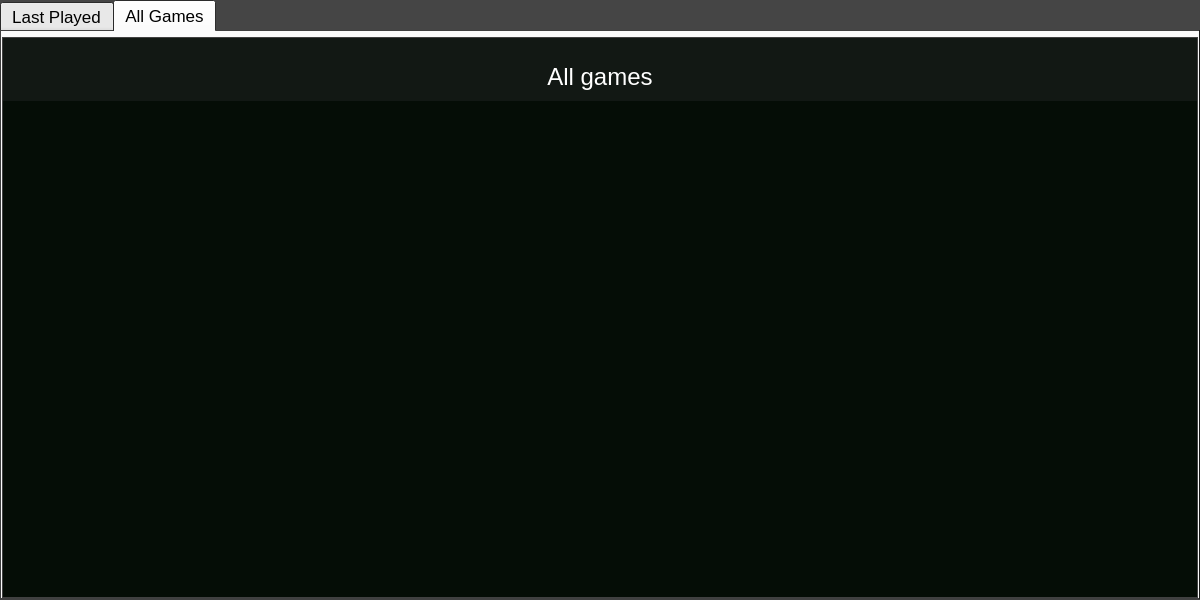
<?xml version="1.0" encoding="UTF-8"?>
<ui version="4.0">
 <class>MainWindow</class>
 <widget class="QMainWindow" name="MainWindow">
  <property name="geometry">
   <rect>
    <x>0</x>
    <y>0</y>
    <width>1200</width>
    <height>600</height>
   </rect>
  </property>
  <property name="maximumSize">
   <size>
    <width>16777215</width>
    <height>16777215</height>
   </size>
  </property>
  <property name="palette">
   <palette>
    <active>
     <colorrole role="Window">
      <brush brushstyle="SolidPattern">
       <color alpha="200">
        <red>18</red>
        <green>18</green>
        <blue>18</blue>
       </color>
      </brush>
     </colorrole>
    </active>
    <inactive>
     <colorrole role="Window">
      <brush brushstyle="SolidPattern">
       <color alpha="200">
        <red>18</red>
        <green>18</green>
        <blue>18</blue>
       </color>
      </brush>
     </colorrole>
    </inactive>
    <disabled>
     <colorrole role="Base">
      <brush brushstyle="SolidPattern">
       <color alpha="200">
        <red>18</red>
        <green>18</green>
        <blue>18</blue>
       </color>
      </brush>
     </colorrole>
     <colorrole role="Window">
      <brush brushstyle="SolidPattern">
       <color alpha="200">
        <red>18</red>
        <green>18</green>
        <blue>18</blue>
       </color>
      </brush>
     </colorrole>
    </disabled>
   </palette>
  </property>
  <property name="windowTitle">
   <string>Games Vault</string>
  </property>
  <property name="windowOpacity">
   <double>0.950000000000000</double>
  </property>
  <property name="styleSheet">
   <string notr="true"/>
  </property>
  <widget class="QWidget" name="centralwidget">
   <property name="minimumSize">
    <size>
     <width>25</width>
     <height>25</height>
    </size>
   </property>
   <property name="baseSize">
    <size>
     <width>0</width>
     <height>0</height>
    </size>
   </property>
   <layout class="QHBoxLayout" name="horizontalLayout_7" stretch="0">
    <property name="spacing">
     <number>0</number>
    </property>
    <property name="leftMargin">
     <number>0</number>
    </property>
    <property name="topMargin">
     <number>0</number>
    </property>
    <property name="rightMargin">
     <number>0</number>
    </property>
    <property name="bottomMargin">
     <number>0</number>
    </property>
    <item>
     <widget class="QTabWidget" name="tabWidget">
      <property name="font">
       <font>
        <pointsize>13</pointsize>
       </font>
      </property>
      <property name="currentIndex">
       <number>1</number>
      </property>
      <property name="elideMode">
       <enum>Qt::ElideNone</enum>
      </property>
      <property name="usesScrollButtons">
       <bool>true</bool>
      </property>
      <property name="tabsClosable">
       <bool>false</bool>
      </property>
      <property name="movable">
       <bool>true</bool>
      </property>
      <widget class="QWidget" name="Last_played">
       <property name="font">
        <font>
         <pointsize>12</pointsize>
        </font>
       </property>
       <attribute name="title">
        <string>Last Played</string>
       </attribute>
       <layout class="QVBoxLayout" name="verticalLayout_5">
        <property name="spacing">
         <number>0</number>
        </property>
        <property name="leftMargin">
         <number>0</number>
        </property>
        <property name="topMargin">
         <number>5</number>
        </property>
        <property name="rightMargin">
         <number>0</number>
        </property>
        <property name="bottomMargin">
         <number>0</number>
        </property>
        <item>
         <widget class="QScrollArea" name="scrollArea">
          <property name="verticalScrollBarPolicy">
           <enum>Qt::ScrollBarAsNeeded</enum>
          </property>
          <property name="widgetResizable">
           <bool>true</bool>
          </property>
          <widget class="QWidget" name="scrollAreaWidgetContents">
           <property name="geometry">
            <rect>
             <x>0</x>
             <y>0</y>
             <width>1194</width>
             <height>557</height>
            </rect>
           </property>
           <property name="sizePolicy">
            <sizepolicy hsizetype="Expanding" vsizetype="Expanding">
             <horstretch>0</horstretch>
             <verstretch>0</verstretch>
            </sizepolicy>
           </property>
           <property name="palette">
            <palette>
             <active>
              <colorrole role="Window">
               <brush brushstyle="SolidPattern">
                <color alpha="200">
                 <red>4</red>
                 <green>12</green>
                 <blue>6</blue>
                </color>
               </brush>
              </colorrole>
             </active>
             <inactive>
              <colorrole role="Window">
               <brush brushstyle="SolidPattern">
                <color alpha="200">
                 <red>4</red>
                 <green>12</green>
                 <blue>6</blue>
                </color>
               </brush>
              </colorrole>
             </inactive>
             <disabled>
              <colorrole role="Base">
               <brush brushstyle="SolidPattern">
                <color alpha="200">
                 <red>4</red>
                 <green>12</green>
                 <blue>6</blue>
                </color>
               </brush>
              </colorrole>
              <colorrole role="Window">
               <brush brushstyle="SolidPattern">
                <color alpha="200">
                 <red>4</red>
                 <green>12</green>
                 <blue>6</blue>
                </color>
               </brush>
              </colorrole>
             </disabled>
            </palette>
           </property>
           <layout class="QVBoxLayout" name="verticalLayout">
            <property name="spacing">
             <number>0</number>
            </property>
            <property name="leftMargin">
             <number>0</number>
            </property>
            <property name="topMargin">
             <number>25</number>
            </property>
            <property name="rightMargin">
             <number>0</number>
            </property>
            <property name="bottomMargin">
             <number>0</number>
            </property>
            <item>
             <widget class="QWidget" name="widget" native="true">
              <property name="minimumSize">
               <size>
                <width>0</width>
                <height>375</height>
               </size>
              </property>
              <property name="maximumSize">
               <size>
                <width>16777215</width>
                <height>375</height>
               </size>
              </property>
              <property name="baseSize">
               <size>
                <width>0</width>
                <height>375</height>
               </size>
              </property>
              <layout class="QVBoxLayout" name="verticalLayout_2" stretch="0,0,0">
               <property name="spacing">
                <number>10</number>
               </property>
               <property name="leftMargin">
                <number>10</number>
               </property>
               <property name="topMargin">
                <number>0</number>
               </property>
               <property name="rightMargin">
                <number>10</number>
               </property>
               <property name="bottomMargin">
                <number>0</number>
               </property>
               <item>
                <widget class="QWidget" name="widget_2" native="true">
                 <property name="maximumSize">
                  <size>
                   <width>500</width>
                   <height>50</height>
                  </size>
                 </property>
                 <layout class="QHBoxLayout" name="horizontalLayout_2">
                  <property name="spacing">
                   <number>0</number>
                  </property>
                  <property name="leftMargin">
                   <number>0</number>
                  </property>
                  <property name="topMargin">
                   <number>0</number>
                  </property>
                  <property name="rightMargin">
                   <number>0</number>
                  </property>
                  <property name="bottomMargin">
                   <number>0</number>
                  </property>
                  <item>
                   <widget class="QLabel" name="label_2">
                    <property name="enabled">
                     <bool>true</bool>
                    </property>
                    <property name="sizePolicy">
                     <sizepolicy hsizetype="Fixed" vsizetype="Fixed">
                      <horstretch>0</horstretch>
                      <verstretch>0</verstretch>
                     </sizepolicy>
                    </property>
                    <property name="minimumSize">
                     <size>
                      <width>25</width>
                      <height>25</height>
                     </size>
                    </property>
                    <property name="maximumSize">
                     <size>
                      <width>50</width>
                      <height>50</height>
                     </size>
                    </property>
                    <property name="sizeIncrement">
                     <size>
                      <width>0</width>
                      <height>0</height>
                     </size>
                    </property>
                    <property name="baseSize">
                     <size>
                      <width>25</width>
                      <height>25</height>
                     </size>
                    </property>
                    <property name="styleSheet">
                     <string notr="true">image: url(:/icons/resources/icons/steam-icon.png);</string>
                    </property>
                    <property name="text">
                     <string/>
                    </property>
                    <property name="pixmap">
                     <pixmap resource="resources.qrc">:/icons/resources/icons/steam-icon.png</pixmap>
                    </property>
                    <property name="scaledContents">
                     <bool>true</bool>
                    </property>
                    <property name="margin">
                     <number>0</number>
                    </property>
                   </widget>
                  </item>
                  <item>
                   <widget class="QLabel" name="label">
                    <property name="enabled">
                     <bool>false</bool>
                    </property>
                    <property name="minimumSize">
                     <size>
                      <width>25</width>
                      <height>25</height>
                     </size>
                    </property>
                    <property name="maximumSize">
                     <size>
                      <width>100</width>
                      <height>50</height>
                     </size>
                    </property>
                    <property name="baseSize">
                     <size>
                      <width>25</width>
                      <height>25</height>
                     </size>
                    </property>
                    <property name="font">
                     <font>
                      <pointsize>24</pointsize>
                      <stylestrategy>PreferDefault</stylestrategy>
                     </font>
                    </property>
                    <property name="styleSheet">
                     <string notr="true">color: rgb(255, 255, 255);</string>
                    </property>
                    <property name="text">
                     <string>Steam</string>
                    </property>
                   </widget>
                  </item>
                  <item>
                   <widget class="QPushButton" name="connect_steam">
                    <property name="sizePolicy">
                     <sizepolicy hsizetype="Minimum" vsizetype="Fixed">
                      <horstretch>0</horstretch>
                      <verstretch>0</verstretch>
                     </sizepolicy>
                    </property>
                    <property name="maximumSize">
                     <size>
                      <width>100</width>
                      <height>50</height>
                     </size>
                    </property>
                    <property name="palette">
                     <palette>
                      <active>
                       <colorrole role="Button">
                        <brush brushstyle="SolidPattern">
                         <color alpha="255">
                          <red>66</red>
                          <green>66</green>
                          <blue>66</blue>
                         </color>
                        </brush>
                       </colorrole>
                      </active>
                      <inactive>
                       <colorrole role="Button">
                        <brush brushstyle="SolidPattern">
                         <color alpha="255">
                          <red>66</red>
                          <green>66</green>
                          <blue>66</blue>
                         </color>
                        </brush>
                       </colorrole>
                      </inactive>
                      <disabled>
                       <colorrole role="Button">
                        <brush brushstyle="SolidPattern">
                         <color alpha="255">
                          <red>66</red>
                          <green>66</green>
                          <blue>66</blue>
                         </color>
                        </brush>
                       </colorrole>
                      </disabled>
                     </palette>
                    </property>
                    <property name="font">
                     <font>
                      <family>Inter</family>
                      <pointsize>12</pointsize>
                     </font>
                    </property>
                    <property name="cursor">
                     <cursorShape>PointingHandCursor</cursorShape>
                    </property>
                    <property name="text">
                     <string>Connect</string>
                    </property>
                    <property name="flat">
                     <bool>false</bool>
                    </property>
                   </widget>
                  </item>
                  <item>
                   <widget class="QPushButton" name="change_steam_directory">
                    <property name="sizePolicy">
                     <sizepolicy hsizetype="Minimum" vsizetype="Fixed">
                      <horstretch>0</horstretch>
                      <verstretch>0</verstretch>
                     </sizepolicy>
                    </property>
                    <property name="maximumSize">
                     <size>
                      <width>175</width>
                      <height>50</height>
                     </size>
                    </property>
                    <property name="palette">
                     <palette>
                      <active>
                       <colorrole role="Button">
                        <brush brushstyle="SolidPattern">
                         <color alpha="255">
                          <red>66</red>
                          <green>66</green>
                          <blue>66</blue>
                         </color>
                        </brush>
                       </colorrole>
                      </active>
                      <inactive>
                       <colorrole role="Button">
                        <brush brushstyle="SolidPattern">
                         <color alpha="255">
                          <red>66</red>
                          <green>66</green>
                          <blue>66</blue>
                         </color>
                        </brush>
                       </colorrole>
                      </inactive>
                      <disabled>
                       <colorrole role="Button">
                        <brush brushstyle="SolidPattern">
                         <color alpha="255">
                          <red>66</red>
                          <green>66</green>
                          <blue>66</blue>
                         </color>
                        </brush>
                       </colorrole>
                      </disabled>
                     </palette>
                    </property>
                    <property name="font">
                     <font>
                      <family>Inter</family>
                      <pointsize>12</pointsize>
                     </font>
                    </property>
                    <property name="cursor">
                     <cursorShape>PointingHandCursor</cursorShape>
                    </property>
                    <property name="text">
                     <string notr="true">📁 Change directory</string>
                    </property>
                    <property name="flat">
                     <bool>false</bool>
                    </property>
                   </widget>
                  </item>
                 </layout>
                </widget>
               </item>
               <item>
                <widget class="QWidget" name="widget_3" native="true">
                 <property name="maximumSize">
                  <size>
                   <width>16777215</width>
                   <height>50</height>
                  </size>
                 </property>
                 <layout class="QHBoxLayout" name="horizontalLayout">
                  <property name="spacing">
                   <number>0</number>
                  </property>
                  <property name="leftMargin">
                   <number>0</number>
                  </property>
                  <property name="topMargin">
                   <number>0</number>
                  </property>
                  <property name="rightMargin">
                   <number>0</number>
                  </property>
                  <property name="bottomMargin">
                   <number>0</number>
                  </property>
                  <item>
                   <widget class="QLabel" name="label_6">
                    <property name="font">
                     <font>
                      <pointsize>18</pointsize>
                     </font>
                    </property>
                    <property name="styleSheet">
                     <string notr="true">color: rgb(255, 255, 255);</string>
                    </property>
                    <property name="text">
                     <string>Last Played</string>
                    </property>
                    <property name="alignment">
                     <set>Qt::AlignCenter</set>
                    </property>
                   </widget>
                  </item>
                 </layout>
                </widget>
               </item>
               <item>
                <widget class="QWidget" name="widget_5" native="true">
                 <layout class="QVBoxLayout" name="verticalLayout_4">
                  <property name="spacing">
                   <number>0</number>
                  </property>
                  <property name="leftMargin">
                   <number>75</number>
                  </property>
                  <property name="topMargin">
                   <number>0</number>
                  </property>
                  <property name="rightMargin">
                   <number>75</number>
                  </property>
                  <property name="bottomMargin">
                   <number>0</number>
                  </property>
                  <item>
                   <widget class="QScrollArea" name="Steam_recent_games_2">
                    <property name="enabled">
                     <bool>true</bool>
                    </property>
                    <property name="minimumSize">
                     <size>
                      <width>0</width>
                      <height>0</height>
                     </size>
                    </property>
                    <property name="maximumSize">
                     <size>
                      <width>16777215</width>
                      <height>242</height>
                     </size>
                    </property>
                    <property name="styleSheet">
                     <string notr="true"/>
                    </property>
                    <property name="frameShape">
                     <enum>QFrame::NoFrame</enum>
                    </property>
                    <property name="frameShadow">
                     <enum>QFrame::Sunken</enum>
                    </property>
                    <property name="lineWidth">
                     <number>2</number>
                    </property>
                    <property name="verticalScrollBarPolicy">
                     <enum>Qt::ScrollBarAlwaysOff</enum>
                    </property>
                    <property name="horizontalScrollBarPolicy">
                     <enum>Qt::ScrollBarAsNeeded</enum>
                    </property>
                    <property name="sizeAdjustPolicy">
                     <enum>QAbstractScrollArea::AdjustIgnored</enum>
                    </property>
                    <property name="widgetResizable">
                     <bool>true</bool>
                    </property>
                    <widget class="QWidget" name="Steam_recent_games">
                     <property name="enabled">
                      <bool>true</bool>
                     </property>
                     <property name="geometry">
                      <rect>
                       <x>0</x>
                       <y>0</y>
                       <width>1024</width>
                       <height>238</height>
                      </rect>
                     </property>
                     <property name="sizePolicy">
                      <sizepolicy hsizetype="Preferred" vsizetype="Preferred">
                       <horstretch>0</horstretch>
                       <verstretch>0</verstretch>
                      </sizepolicy>
                     </property>
                     <property name="minimumSize">
                      <size>
                       <width>0</width>
                       <height>0</height>
                      </size>
                     </property>
                     <property name="maximumSize">
                      <size>
                       <width>16777215</width>
                       <height>238</height>
                      </size>
                     </property>
                     <property name="palette">
                      <palette>
                       <active>
                        <colorrole role="Base">
                         <brush brushstyle="SolidPattern">
                          <color alpha="100">
                           <red>4</red>
                           <green>12</green>
                           <blue>6</blue>
                          </color>
                         </brush>
                        </colorrole>
                        <colorrole role="Window">
                         <brush brushstyle="SolidPattern">
                          <color alpha="225">
                           <red>4</red>
                           <green>12</green>
                           <blue>6</blue>
                          </color>
                         </brush>
                        </colorrole>
                        <colorrole role="Shadow">
                         <brush brushstyle="SolidPattern">
                          <color alpha="200">
                           <red>105</red>
                           <green>105</green>
                           <blue>105</blue>
                          </color>
                         </brush>
                        </colorrole>
                        <colorrole role="Accent">
                         <brush brushstyle="SolidPattern">
                          <color alpha="225">
                           <red>74</red>
                           <green>84</green>
                           <blue>89</blue>
                          </color>
                         </brush>
                        </colorrole>
                       </active>
                       <inactive>
                        <colorrole role="Base">
                         <brush brushstyle="SolidPattern">
                          <color alpha="100">
                           <red>4</red>
                           <green>12</green>
                           <blue>6</blue>
                          </color>
                         </brush>
                        </colorrole>
                        <colorrole role="Window">
                         <brush brushstyle="SolidPattern">
                          <color alpha="225">
                           <red>4</red>
                           <green>12</green>
                           <blue>6</blue>
                          </color>
                         </brush>
                        </colorrole>
                        <colorrole role="Shadow">
                         <brush brushstyle="SolidPattern">
                          <color alpha="200">
                           <red>105</red>
                           <green>105</green>
                           <blue>105</blue>
                          </color>
                         </brush>
                        </colorrole>
                        <colorrole role="Accent">
                         <brush brushstyle="SolidPattern">
                          <color alpha="225">
                           <red>74</red>
                           <green>84</green>
                           <blue>89</blue>
                          </color>
                         </brush>
                        </colorrole>
                       </inactive>
                       <disabled>
                        <colorrole role="Base">
                         <brush brushstyle="SolidPattern">
                          <color alpha="225">
                           <red>4</red>
                           <green>12</green>
                           <blue>6</blue>
                          </color>
                         </brush>
                        </colorrole>
                        <colorrole role="Window">
                         <brush brushstyle="SolidPattern">
                          <color alpha="225">
                           <red>4</red>
                           <green>12</green>
                           <blue>6</blue>
                          </color>
                         </brush>
                        </colorrole>
                        <colorrole role="Shadow">
                         <brush brushstyle="SolidPattern">
                          <color alpha="200">
                           <red>105</red>
                           <green>105</green>
                           <blue>105</blue>
                          </color>
                         </brush>
                        </colorrole>
                        <colorrole role="Accent">
                         <brush brushstyle="SolidPattern">
                          <color alpha="225">
                           <red>74</red>
                           <green>84</green>
                           <blue>89</blue>
                          </color>
                         </brush>
                        </colorrole>
                       </disabled>
                      </palette>
                     </property>
                     <property name="styleSheet">
                      <string notr="true"/>
                     </property>
                     <layout class="QHBoxLayout" name="horizontalLayout_3">
                      <property name="spacing">
                       <number>8</number>
                      </property>
                      <property name="leftMargin">
                       <number>0</number>
                      </property>
                      <property name="topMargin">
                       <number>0</number>
                      </property>
                      <property name="rightMargin">
                       <number>0</number>
                      </property>
                      <property name="bottomMargin">
                       <number>10</number>
                      </property>
                     </layout>
                    </widget>
                   </widget>
                  </item>
                 </layout>
                </widget>
               </item>
              </layout>
             </widget>
            </item>
           </layout>
          </widget>
         </widget>
        </item>
       </layout>
      </widget>
      <widget class="QWidget" name="All_games">
       <attribute name="title">
        <string>All Games</string>
       </attribute>
       <layout class="QVBoxLayout" name="verticalLayout_6">
        <property name="spacing">
         <number>0</number>
        </property>
        <property name="leftMargin">
         <number>0</number>
        </property>
        <property name="topMargin">
         <number>5</number>
        </property>
        <property name="rightMargin">
         <number>0</number>
        </property>
        <property name="bottomMargin">
         <number>0</number>
        </property>
        <item>
         <widget class="QScrollArea" name="scrollArea_2">
          <property name="verticalScrollBarPolicy">
           <enum>Qt::ScrollBarAsNeeded</enum>
          </property>
          <property name="widgetResizable">
           <bool>true</bool>
          </property>
          <widget class="QWidget" name="scrollAreaWidgetContents_2">
           <property name="geometry">
            <rect>
             <x>0</x>
             <y>0</y>
             <width>1194</width>
             <height>557</height>
            </rect>
           </property>
           <property name="sizePolicy">
            <sizepolicy hsizetype="Expanding" vsizetype="Expanding">
             <horstretch>0</horstretch>
             <verstretch>0</verstretch>
            </sizepolicy>
           </property>
           <property name="palette">
            <palette>
             <active>
              <colorrole role="Window">
               <brush brushstyle="SolidPattern">
                <color alpha="200">
                 <red>4</red>
                 <green>12</green>
                 <blue>6</blue>
                </color>
               </brush>
              </colorrole>
             </active>
             <inactive>
              <colorrole role="Window">
               <brush brushstyle="SolidPattern">
                <color alpha="200">
                 <red>4</red>
                 <green>12</green>
                 <blue>6</blue>
                </color>
               </brush>
              </colorrole>
             </inactive>
             <disabled>
              <colorrole role="Base">
               <brush brushstyle="SolidPattern">
                <color alpha="200">
                 <red>4</red>
                 <green>12</green>
                 <blue>6</blue>
                </color>
               </brush>
              </colorrole>
              <colorrole role="Window">
               <brush brushstyle="SolidPattern">
                <color alpha="200">
                 <red>4</red>
                 <green>12</green>
                 <blue>6</blue>
                </color>
               </brush>
              </colorrole>
             </disabled>
            </palette>
           </property>
           <layout class="QVBoxLayout" name="verticalLayout_7">
            <property name="spacing">
             <number>0</number>
            </property>
            <property name="leftMargin">
             <number>0</number>
            </property>
            <property name="topMargin">
             <number>25</number>
            </property>
            <property name="rightMargin">
             <number>0</number>
            </property>
            <property name="bottomMargin">
             <number>0</number>
            </property>
            <item>
             <widget class="QWidget" name="widget_11" native="true">
              <property name="minimumSize">
               <size>
                <width>0</width>
                <height>350</height>
               </size>
              </property>
              <property name="maximumSize">
               <size>
                <width>16777215</width>
                <height>16777215</height>
               </size>
              </property>
              <property name="baseSize">
               <size>
                <width>0</width>
                <height>375</height>
               </size>
              </property>
              <layout class="QVBoxLayout" name="verticalLayout_10" stretch="0,0">
               <property name="spacing">
                <number>10</number>
               </property>
               <property name="leftMargin">
                <number>0</number>
               </property>
               <property name="topMargin">
                <number>0</number>
               </property>
               <property name="rightMargin">
                <number>0</number>
               </property>
               <property name="bottomMargin">
                <number>0</number>
               </property>
               <item>
                <widget class="QWidget" name="widget_12" native="true">
                 <property name="maximumSize">
                  <size>
                   <width>16777215</width>
                   <height>50</height>
                  </size>
                 </property>
                 <layout class="QHBoxLayout" name="horizontalLayout_11">
                  <property name="spacing">
                   <number>0</number>
                  </property>
                  <property name="leftMargin">
                   <number>0</number>
                  </property>
                  <property name="topMargin">
                   <number>0</number>
                  </property>
                  <property name="rightMargin">
                   <number>0</number>
                  </property>
                  <property name="bottomMargin">
                   <number>0</number>
                  </property>
                  <item>
                   <widget class="QLabel" name="label_48">
                    <property name="font">
                     <font>
                      <pointsize>18</pointsize>
                     </font>
                    </property>
                    <property name="styleSheet">
                     <string notr="true">color: rgb(255, 255, 255);</string>
                    </property>
                    <property name="text">
                     <string>All games</string>
                    </property>
                    <property name="alignment">
                     <set>Qt::AlignCenter</set>
                    </property>
                   </widget>
                  </item>
                 </layout>
                </widget>
               </item>
               <item>
                <widget class="QScrollArea" name="Steam_recent_games_7">
                 <property name="enabled">
                  <bool>true</bool>
                 </property>
                 <property name="minimumSize">
                  <size>
                   <width>0</width>
                   <height>0</height>
                  </size>
                 </property>
                 <property name="maximumSize">
                  <size>
                   <width>16777215</width>
                   <height>16777215</height>
                  </size>
                 </property>
                 <property name="styleSheet">
                  <string notr="true"/>
                 </property>
                 <property name="frameShape">
                  <enum>QFrame::NoFrame</enum>
                 </property>
                 <property name="frameShadow">
                  <enum>QFrame::Sunken</enum>
                 </property>
                 <property name="lineWidth">
                  <number>2</number>
                 </property>
                 <property name="verticalScrollBarPolicy">
                  <enum>Qt::ScrollBarAsNeeded</enum>
                 </property>
                 <property name="horizontalScrollBarPolicy">
                  <enum>Qt::ScrollBarAsNeeded</enum>
                 </property>
                 <property name="sizeAdjustPolicy">
                  <enum>QAbstractScrollArea::AdjustIgnored</enum>
                 </property>
                 <property name="widgetResizable">
                  <bool>true</bool>
                 </property>
                 <widget class="QWidget" name="Steam_recent_games_8">
                  <property name="enabled">
                   <bool>true</bool>
                  </property>
                  <property name="geometry">
                   <rect>
                    <x>0</x>
                    <y>0</y>
                    <width>1194</width>
                    <height>490</height>
                   </rect>
                  </property>
                  <property name="sizePolicy">
                   <sizepolicy hsizetype="Preferred" vsizetype="Preferred">
                    <horstretch>0</horstretch>
                    <verstretch>0</verstretch>
                   </sizepolicy>
                  </property>
                  <property name="minimumSize">
                   <size>
                    <width>0</width>
                    <height>0</height>
                   </size>
                  </property>
                  <property name="maximumSize">
                   <size>
                    <width>16777215</width>
                    <height>16777215</height>
                   </size>
                  </property>
                  <property name="palette">
                   <palette>
                    <active>
                     <colorrole role="Base">
                      <brush brushstyle="SolidPattern">
                       <color alpha="100">
                        <red>4</red>
                        <green>12</green>
                        <blue>6</blue>
                       </color>
                      </brush>
                     </colorrole>
                     <colorrole role="Window">
                      <brush brushstyle="SolidPattern">
                       <color alpha="225">
                        <red>4</red>
                        <green>12</green>
                        <blue>6</blue>
                       </color>
                      </brush>
                     </colorrole>
                     <colorrole role="Shadow">
                      <brush brushstyle="SolidPattern">
                       <color alpha="200">
                        <red>105</red>
                        <green>105</green>
                        <blue>105</blue>
                       </color>
                      </brush>
                     </colorrole>
                     <colorrole role="Accent">
                      <brush brushstyle="SolidPattern">
                       <color alpha="225">
                        <red>74</red>
                        <green>84</green>
                        <blue>89</blue>
                       </color>
                      </brush>
                     </colorrole>
                    </active>
                    <inactive>
                     <colorrole role="Base">
                      <brush brushstyle="SolidPattern">
                       <color alpha="100">
                        <red>4</red>
                        <green>12</green>
                        <blue>6</blue>
                       </color>
                      </brush>
                     </colorrole>
                     <colorrole role="Window">
                      <brush brushstyle="SolidPattern">
                       <color alpha="225">
                        <red>4</red>
                        <green>12</green>
                        <blue>6</blue>
                       </color>
                      </brush>
                     </colorrole>
                     <colorrole role="Shadow">
                      <brush brushstyle="SolidPattern">
                       <color alpha="200">
                        <red>105</red>
                        <green>105</green>
                        <blue>105</blue>
                       </color>
                      </brush>
                     </colorrole>
                     <colorrole role="Accent">
                      <brush brushstyle="SolidPattern">
                       <color alpha="225">
                        <red>74</red>
                        <green>84</green>
                        <blue>89</blue>
                       </color>
                      </brush>
                     </colorrole>
                    </inactive>
                    <disabled>
                     <colorrole role="Base">
                      <brush brushstyle="SolidPattern">
                       <color alpha="225">
                        <red>4</red>
                        <green>12</green>
                        <blue>6</blue>
                       </color>
                      </brush>
                     </colorrole>
                     <colorrole role="Window">
                      <brush brushstyle="SolidPattern">
                       <color alpha="225">
                        <red>4</red>
                        <green>12</green>
                        <blue>6</blue>
                       </color>
                      </brush>
                     </colorrole>
                     <colorrole role="Shadow">
                      <brush brushstyle="SolidPattern">
                       <color alpha="200">
                        <red>105</red>
                        <green>105</green>
                        <blue>105</blue>
                       </color>
                      </brush>
                     </colorrole>
                     <colorrole role="Accent">
                      <brush brushstyle="SolidPattern">
                       <color alpha="225">
                        <red>74</red>
                        <green>84</green>
                        <blue>89</blue>
                       </color>
                      </brush>
                     </colorrole>
                    </disabled>
                   </palette>
                  </property>
                  <property name="styleSheet">
                   <string notr="true"/>
                  </property>
                  <layout class="QGridLayout" name="gridLayout" rowstretch="0">
                   <property name="leftMargin">
                    <number>0</number>
                   </property>
                   <property name="topMargin">
                    <number>0</number>
                   </property>
                   <property name="rightMargin">
                    <number>0</number>
                   </property>
                   <property name="bottomMargin">
                    <number>0</number>
                   </property>
                   <property name="spacing">
                    <number>6</number>
                   </property>
                  </layout>
                 </widget>
                </widget>
               </item>
              </layout>
             </widget>
            </item>
           </layout>
          </widget>
         </widget>
        </item>
       </layout>
      </widget>
     </widget>
    </item>
   </layout>
  </widget>
 </widget>
 <resources>
  <include location="resources.qrc"/>
 </resources>
 <connections/>
</ui>
